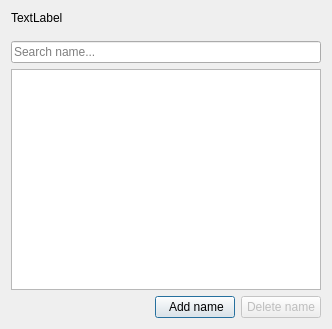
<?xml version="1.0" encoding="UTF-8"?>
<ui version="4.0">
 <class>DictionaryDialog</class>
 <widget class="QDialog" name="DictionaryDialog">
  <property name="geometry">
   <rect>
    <x>0</x>
    <y>0</y>
    <width>332</width>
    <height>329</height>
   </rect>
  </property>
  <property name="windowTitle">
   <string>Dictonary</string>
  </property>
  <layout class="QVBoxLayout" name="verticalLayout">
   <item>
    <widget class="QLabel" name="label">
     <property name="text">
      <string>TextLabel</string>
     </property>
    </widget>
   </item>
   <item>
    <spacer name="verticalSpacer">
     <property name="orientation">
      <enum>Qt::Vertical</enum>
     </property>
     <property name="sizeType">
      <enum>QSizePolicy::Fixed</enum>
     </property>
     <property name="sizeHint" stdset="0">
      <size>
       <width>20</width>
       <height>10</height>
      </size>
     </property>
    </spacer>
   </item>
   <item>
    <widget class="QLineEdit" name="lineEdit">
     <property name="placeholderText">
      <string>Search name...</string>
     </property>
    </widget>
   </item>
   <item>
    <widget class="QListWidget" name="listWidget"/>
   </item>
   <item>
    <layout class="QHBoxLayout" name="horizontalLayout">
     <item>
      <spacer name="horizontalSpacer">
       <property name="orientation">
        <enum>Qt::Horizontal</enum>
       </property>
       <property name="sizeHint" stdset="0">
        <size>
         <width>40</width>
         <height>20</height>
        </size>
       </property>
      </spacer>
     </item>
     <item>
      <widget class="QPushButton" name="m_addButton">
       <property name="text">
        <string> Add name</string>
       </property>
      </widget>
     </item>
     <item>
      <widget class="QPushButton" name="m_removeButton">
       <property name="enabled">
        <bool>false</bool>
       </property>
       <property name="text">
        <string>Delete name</string>
       </property>
      </widget>
     </item>
    </layout>
   </item>
  </layout>
 </widget>
 <resources/>
 <connections>
  <connection>
   <sender>lineEdit</sender>
   <signal>textChanged(QString)</signal>
   <receiver>DictionaryDialog</receiver>
   <slot>onSearchNameChanged(QString)</slot>
   <hints>
    <hint type="sourcelabel">
     <x>115</x>
     <y>65</y>
    </hint>
    <hint type="destinationlabel">
     <x>158</x>
     <y>22</y>
    </hint>
   </hints>
  </connection>
  <connection>
   <sender>m_removeButton</sender>
   <signal>clicked()</signal>
   <receiver>DictionaryDialog</receiver>
   <slot>onRemoveClicked()</slot>
   <hints>
    <hint type="sourcelabel">
     <x>274</x>
     <y>313</y>
    </hint>
    <hint type="destinationlabel">
     <x>25</x>
     <y>300</y>
    </hint>
   </hints>
  </connection>
  <connection>
   <sender>m_addButton</sender>
   <signal>clicked()</signal>
   <receiver>DictionaryDialog</receiver>
   <slot>onAddClicked()</slot>
   <hints>
    <hint type="sourcelabel">
     <x>205</x>
     <y>315</y>
    </hint>
    <hint type="destinationlabel">
     <x>81</x>
     <y>312</y>
    </hint>
   </hints>
  </connection>
  <connection>
   <sender>listWidget</sender>
   <signal>itemSelectionChanged()</signal>
   <receiver>DictionaryDialog</receiver>
   <slot>onSelectionChanged()</slot>
   <hints>
    <hint type="sourcelabel">
     <x>216</x>
     <y>185</y>
    </hint>
    <hint type="destinationlabel">
     <x>95</x>
     <y>31</y>
    </hint>
   </hints>
  </connection>
 </connections>
 <slots>
  <slot>onSearchNameChanged(QString)</slot>
  <slot>onRemoveClicked()</slot>
  <slot>onAddClicked()</slot>
  <slot>onSelectionChanged()</slot>
 </slots>
</ui>
